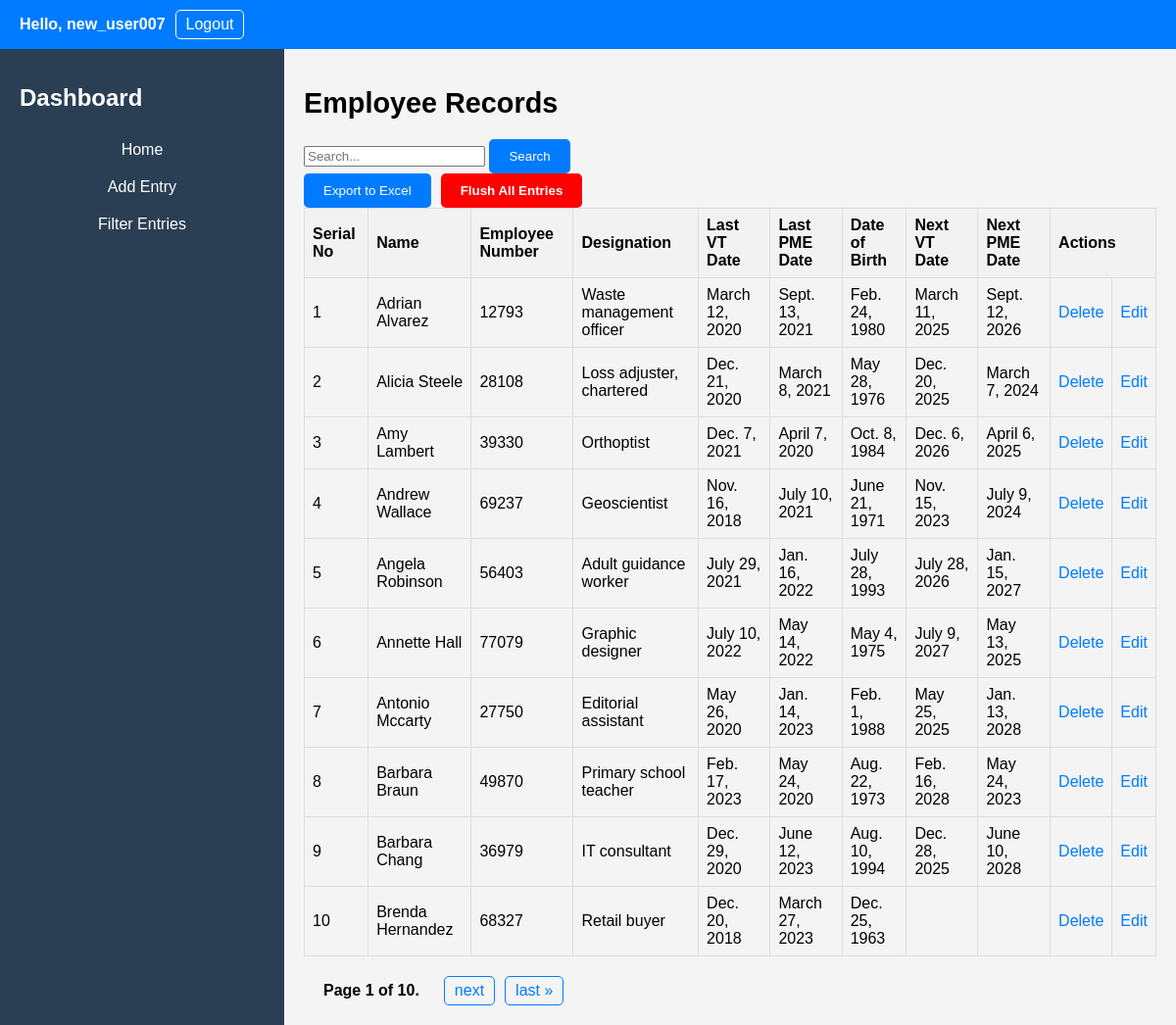
The page /dashboard/ (signed in) on the database as committed earlier.
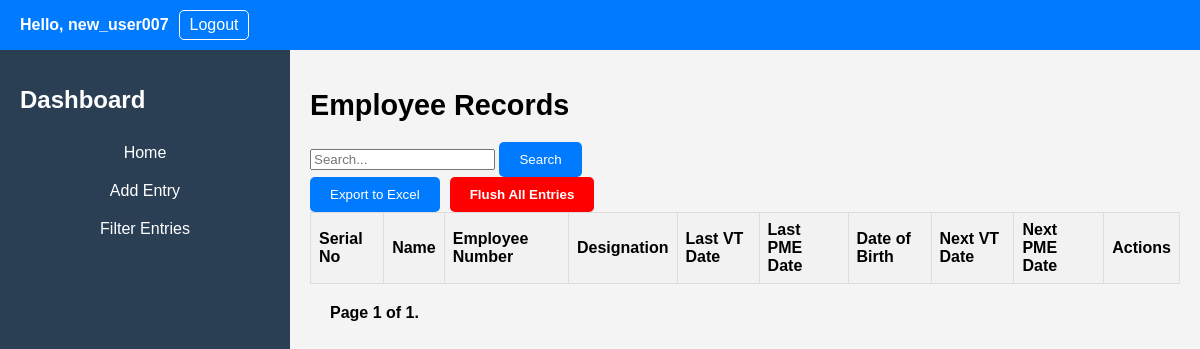
The same page on the database as committed later.
### EmployeeApp/models.py (models this page shows)
class Entry(models.Model):
    user = models.ForeignKey(User, on_delete=models.CASCADE)
    name = models.CharField(max_length=100)
    employee_number = models.CharField(max_length=10)
    designation = models.CharField(max_length=50)
    last_vt_date = models.DateField(verbose_name='Last VT Date', null=True, blank=True)  # Make it optional
    last_pme_date = models.DateField(null=True, blank=True)  # Make it optional
    date_of_birth = models.DateField(null=True, blank=True)
    next_vt_date = models.DateField(null=True, blank=True)
    next_pme_date = models.DateField(null=True, blank=True)
    timestamp = models.DateTimeField(default=timezone.now)  # Set default value here

### EmployeeApp/views.py (the view)
# urls.py: path('dashboard/', views.dashboard, name='dashboard'),
def dashboard(request):
    user = request.user
    records = Entry.objects.filter(user=user).order_by('name')
    search_query = request.GET.get('search')
    if search_query:
        records = records.filter(
            Q(name__icontains=search_query) |
            Q(employee_number__icontains=search_query) |
            Q(designation__icontains=search_query)
        )
    paginator = Paginator(records, 10)
    page_number = request.GET.get('page')
    page_obj = paginator.get_page(page_number)
    return render(request, 'EmployeeApp/dashboard.html', {'user': user, 'records': page_obj})

### EmployeeApp/templates/EmployeeApp/dashboard.html (shortened to what this page needs)
<!DOCTYPE html>
<html>
<head>
    <link rel="stylesheet" href="/static/css/styles.css">
    <link rel="stylesheet" href="/static/css/dashboard.css">
</head>
<body>
    <div class="header">
        <div class="user-info">
            <p>Hello, {{ user.username }}</p>
            <a href="{% url 'logout' %}">Logout</a>
        </div>
    </div>
    <div class="dashboard-container">
        <div class="sidebar">
            <h1>Dashboard</h1>
            <ul class="dashboard-menu">
                <li><a href="{% url 'dashboard' %}">Home</a></li>
                <li><a href="{% url 'add_entry' %}">Add Entry</a></li>
                <li><a href="{% url 'filter_entries' %}">Filter Entries</a></li>
            </ul>
        </div>
        <div class="main-content">
            <h1>Employee Records</h1>
                    <form method="get" action="{% url 'dashboard' %}">
                            <div class="search-box">
                                <input type="text" name="search" placeholder="Search...">
                                <button type="submit">Search</button>
                            </div>
                    </form>
                    <div class="action-buttons">
                                    <form method="post" action="{% url 'export_entries' %}">
                                        <button type="submit">Export to Excel</button>
                                    </form>
                                    <form method="post" action="{% url 'flush_entries' %}">
                                        <button type="submit" class="danger-button">Flush All Entries</button>
                                    </form>
                    </div>
            <table>
                <thead>
                    <tr>
                        <th>Serial No</th>
                        <th>Name</th>
                        <th>Employee Number</th>
                        <th>Designation</th>
                        <th>Last VT Date</th>
                        <th>Last PME Date</th>
                        <th>Date of Birth</th>
                        <th>Next VT Date</th>
                        <th>Next PME Date</th>
                        <th colspan="2">Actions</th>
                    </tr>
                </thead>
                <tbody>
                    {% for record in records %}
                        <tr>
                            <td>{{ forloop.counter }}</td>
                            <td>{{ record.name }}</td>
                            <td>{{ record.employee_number }}</td>
                            <td>{{ record.designation }}</td>
                            <td>{{ record.last_vt_date }}</td>
                            <td>{{ record.last_pme_date }}</td>
                            <td>{{ record.date_of_birth }}</td>
                            <td>{{ record.next_vt_date|default:'' }}</td>
                            <td>{{ record.next_pme_date|default:'' }}</td>
                            <td><a href="#" class="delete-link" data-entry-id="{{ record.id }}">Delete</a></td>
                            <td><a href="{% url 'edit_entry' record.id %}">Edit</a></td>
                        </tr>
                    {% endfor %}
                </tbody>
            </table>
                        <div class="pagination">
                                <span class="step-links">
                                    <span class="current-page">
                                        Page {{ records.number }} of {{ records.paginator.num_pages }}.
                                    </span>
                                    {% if records.has_next %}
                                        <a href="?page={{ records.next_page_number }}" class="page-link">next</a>
                                        <a href="?page={{ records.paginator.num_pages }}" class="page-link">last &raquo;</a>
                                    {% endif %}
                                </span>
                        </div>
        </div>
    </div>
</body>
</html>

### EmployeeApp/static/css/styles.css (style rules this page uses)
body { font-family: Arial, sans-serif; margin: 0; padding: 0; }
a { text-decoration: none; color: #007bff; }
.header { display: flex; justify-content: space-between; align-items: center; background-color: #007bff; padding: 10px 20px; color: #fff; }
.user-info { display: flex; align-items: center; }
.user-info p { margin: 0; font-weight: bold; margin-right: 10px; }
.user-info a { color: #fff; text-decoration: none; border: 1px solid #fff; padding: 5px 10px; border-radius: 5px; transition: background-color 0.3s, border-color 0.3s; }
.dashboard-container { display: flex; flex-direction: row; min-height: 100vh; }
.sidebar { width: 250px; background-color: #2a3f54; color: #fff; padding: 20px; }
.sidebar h1 { font-size: 1.5rem; margin-bottom: 20px; }
.sidebar ul { list-style: none; padding: 0; }
.sidebar li { margin-bottom: 10px; }
.main-content { flex: 1; padding: 20px; background-color: #f4f4f4; }
.main-content h1 { font-size: 1.8rem; margin-bottom: 20px; }
table { width: 100%; border-collapse: collapse; margin-bottom: 20px; }
table th, table td { border: 1px solid #ddd; padding: 8px; text-align: left; }
table th { background-color: #f2f2f2; }
.pagination { display: flex; justify-content: space-between; align-items: center; margin-top: 20px; }
.step-links { display: flex; align-items: center; }
.current-page { margin: 0 20px; font-weight: bold; }
.danger-button { background-color: red !important; color: white; border: none; padding: 10px 20px; border-radius: 5px; cursor: pointer; font-weight: bold; }
button[type="submit"] { background-color: #007bff; color: #fff; border: none; padding: 10px 20px; border-radius: 5px; cursor: pointer; transition: background-color 0.3s, color 0.3s; text-decoration: none; }
.action-buttons { display: flex; gap: 10px; }
.dashboard-menu li { margin: 0; padding: 0; }
.dashboard-menu a { text-decoration: none; display: block; padding: 10px; text-align: center; font-size: 16px; color: #fff; transition: background-color 0.2s; }

### EmployeeApp/static/css/dashboard.css (style rules this page uses)
body { font-family: Arial, sans-serif; margin: 0; padding: 0; }
a { text-decoration: none; color: #007bff; }
.header { display: flex; justify-content: space-between; align-items: center; background-color: #007bff; padding: 10px 20px; color: #fff; }
.user-info { display: flex; align-items: center; }
.user-info p { margin: 0; font-weight: bold; margin-right: 10px; }
.user-info a { color: #fff; text-decoration: none; border: 1px solid #fff; padding: 5px 10px; border-radius: 5px; transition: background-color 0.3s, border-color 0.3s; }
.dashboard-container { display: flex; flex-direction: row; min-height: 100vh; }
.sidebar { width: 250px; background-color: #2a3f54; color: #fff; padding: 20px; }
.sidebar h1 { font-size: 1.5rem; margin-bottom: 20px; }
.sidebar ul { list-style: none; padding: 0; }
.sidebar li { margin-bottom: 10px; }
.main-content { flex: 1; padding: 20px; background-color: #f4f4f4; }
.main-content h1 { font-size: 1.8rem; margin-bottom: 20px; }
table { width: 100%; border-collapse: collapse; margin-bottom: 20px; }
table th, table td { border: 1px solid #ddd; padding: 8px; text-align: left; }
table th { background-color: #f2f2f2; }
.pagination { display: flex; justify-content: space-between; align-items: center; margin-top: 20px; }
.step-links { display: flex; align-items: center; }
.current-page { margin: 0 20px; font-weight: bold; }
.danger-button { background-color: red !important; color: white; border: none; padding: 10px 20px; border-radius: 5px; cursor: pointer; font-weight: bold; }
button[type="submit"] { background-color: #007bff; color: #fff; border: none; padding: 10px 20px; border-radius: 5px; cursor: pointer; transition: background-color 0.3s, color 0.3s; text-decoration: none; }
.action-buttons { display: flex; gap: 10px; }
.dashboard-menu li { margin: 0; padding: 0; }
.dashboard-menu a { text-decoration: none; display: block; padding: 10px; text-align: center; font-size: 16px; color: #fff; transition: background-color 0.2s; }

Rows that differ between the two databases and show on the page:
removed Entry: name "Adrian Alvarez", employee_number "12793", designation "Waste management officer", last_vt_date "March 12, 2020", last_pme_date "Sept. 13, 2021", date_of_birth "Feb. 24, 1980", next_vt_date "March 11, 2025", next_pme_date "Sept. 12, 2026"
removed Entry: name "Alicia Steele", employee_number "28108", designation "Loss adjuster, chartered", last_vt_date "Dec. 21, 2020", last_pme_date "March 8, 2021", date_of_birth "May 28, 1976", next_vt_date "Dec. 20, 2025", next_pme_date "March 7, 2024"
removed Entry: name "Amy Lambert", employee_number "39330", designation "Orthoptist", last_vt_date "Dec. 7, 2021", last_pme_date "April 7, 2020", date_of_birth "Oct. 8, 1984", next_vt_date "Dec. 6, 2026", next_pme_date "April 6, 2025"
removed Entry: name "Andrew Wallace", employee_number "69237", designation "Geoscientist", last_vt_date "Nov. 16, 2018", last_pme_date "July 10, 2021", date_of_birth "June 21, 1971", next_vt_date "Nov. 15, 2023", next_pme_date "July 9, 2024"
removed Entry: name "Angela Robinson", employee_number "56403", designation "Adult guidance worker", last_vt_date "July 29, 2021", last_pme_date "Jan. 16, 2022", date_of_birth "July 28, 1993", next_vt_date "July 28, 2026", next_pme_date "Jan. 15, 2027"
removed Entry: name "Annette Hall", employee_number "77079", designation "Graphic designer", last_vt_date "July 10, 2022", last_pme_date "May 14, 2022", date_of_birth "May 4, 1975", next_vt_date "July 9, 2027", next_pme_date "May 13, 2025"
removed Entry: name "Antonio Mccarty", employee_number "27750", designation "Editorial assistant", last_vt_date "May 26, 2020", last_pme_date "Jan. 14, 2023", date_of_birth "Feb. 1, 1988", next_vt_date "May 25, 2025", next_pme_date "Jan. 13, 2028"
removed Entry: name "Barbara Braun", employee_number "49870", designation "Primary school teacher", last_vt_date "Feb. 17, 2023", last_pme_date "May 24, 2020", date_of_birth "Aug. 22, 1973", next_vt_date "Feb. 16, 2028", next_pme_date "May 24, 2023"
removed Entry: name "Barbara Chang", employee_number "36979", designation "IT consultant", last_vt_date "Dec. 29, 2020", last_pme_date "June 12, 2023", date_of_birth "Aug. 10, 1994", next_vt_date "Dec. 28, 2025", next_pme_date "June 10, 2028"
removed Entry: name "Brenda Hernandez", employee_number "68327", designation "Retail buyer", last_vt_date "Dec. 20, 2018", last_pme_date "March 27, 2023", date_of_birth "Dec. 25, 1963"
Other text that changed with them:
{{ records.paginator.num_pages }}: "10" → "1"
text no longer shown: "next last »"
